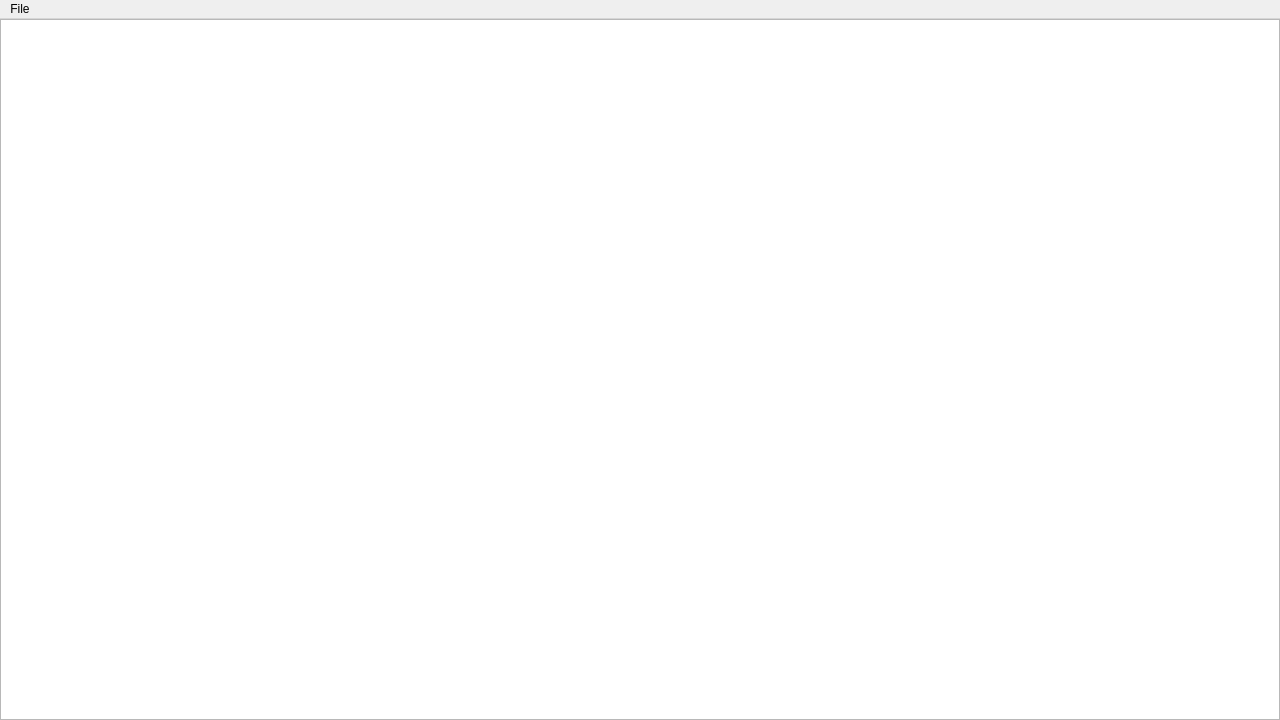
<?xml version="1.0" encoding="UTF-8"?>
<ui version="4.0">
 <class>MainWindow</class>
 <widget class="QMainWindow" name="MainWindow">
  <property name="geometry">
   <rect>
    <x>0</x>
    <y>0</y>
    <width>1280</width>
    <height>720</height>
   </rect>
  </property>
  <property name="minimumSize">
   <size>
    <width>1280</width>
    <height>720</height>
   </size>
  </property>
  <property name="maximumSize">
   <size>
    <width>1280</width>
    <height>720</height>
   </size>
  </property>
  <property name="windowTitle">
   <string>Logic Gate</string>
  </property>
  <widget class="QWidget" name="centralWidget">
   <layout class="QGridLayout" name="gridLayout">
    <property name="leftMargin">
     <number>0</number>
    </property>
    <property name="topMargin">
     <number>0</number>
    </property>
    <property name="rightMargin">
     <number>0</number>
    </property>
    <property name="bottomMargin">
     <number>0</number>
    </property>
    <property name="spacing">
     <number>0</number>
    </property>
    <item row="0" column="0">
     <widget class="QGraphicsView" name="graphicsView">
      <property name="mouseTracking">
       <bool>false</bool>
      </property>
      <property name="verticalScrollBarPolicy">
       <enum>Qt::ScrollBarAlwaysOff</enum>
      </property>
      <property name="horizontalScrollBarPolicy">
       <enum>Qt::ScrollBarAlwaysOff</enum>
      </property>
      <property name="alignment">
       <set>Qt::AlignLeading|Qt::AlignLeft|Qt::AlignTop</set>
      </property>
      <property name="resizeAnchor">
       <enum>QGraphicsView::NoAnchor</enum>
      </property>
     </widget>
    </item>
   </layout>
  </widget>
  <widget class="QMenuBar" name="menuBar">
   <property name="geometry">
    <rect>
     <x>0</x>
     <y>0</y>
     <width>1280</width>
     <height>20</height>
    </rect>
   </property>
   <widget class="QMenu" name="menuFile">
    <property name="title">
     <string>File</string>
    </property>
    <addaction name="actionMain_Menu"/>
    <addaction name="actionExit"/>
   </widget>
   <addaction name="menuFile"/>
  </widget>
  <action name="actionExit">
   <property name="text">
    <string>Quit</string>
   </property>
   <property name="shortcut">
    <string>Esc</string>
   </property>
  </action>
  <action name="action600x480">
   <property name="checkable">
    <bool>true</bool>
   </property>
   <property name="checked">
    <bool>true</bool>
   </property>
   <property name="text">
    <string>640x480</string>
   </property>
  </action>
  <action name="action1280x720">
   <property name="checkable">
    <bool>true</bool>
   </property>
   <property name="text">
    <string>1280x720</string>
   </property>
  </action>
  <action name="action1366x720">
   <property name="checkable">
    <bool>true</bool>
   </property>
   <property name="text">
    <string>1366x768</string>
   </property>
  </action>
  <action name="action1920x1080">
   <property name="checkable">
    <bool>true</bool>
   </property>
   <property name="text">
    <string>1920x1080</string>
   </property>
  </action>
  <action name="actionFullscreen">
   <property name="checkable">
    <bool>true</bool>
   </property>
   <property name="text">
    <string>Fullscreen</string>
   </property>
  </action>
  <action name="actionMain_Menu">
   <property name="text">
    <string>Main Menu</string>
   </property>
   <property name="shortcut">
    <string>Shift+M</string>
   </property>
  </action>
 </widget>
 <layoutdefault spacing="6" margin="11"/>
 <resources/>
 <connections/>
</ui>
